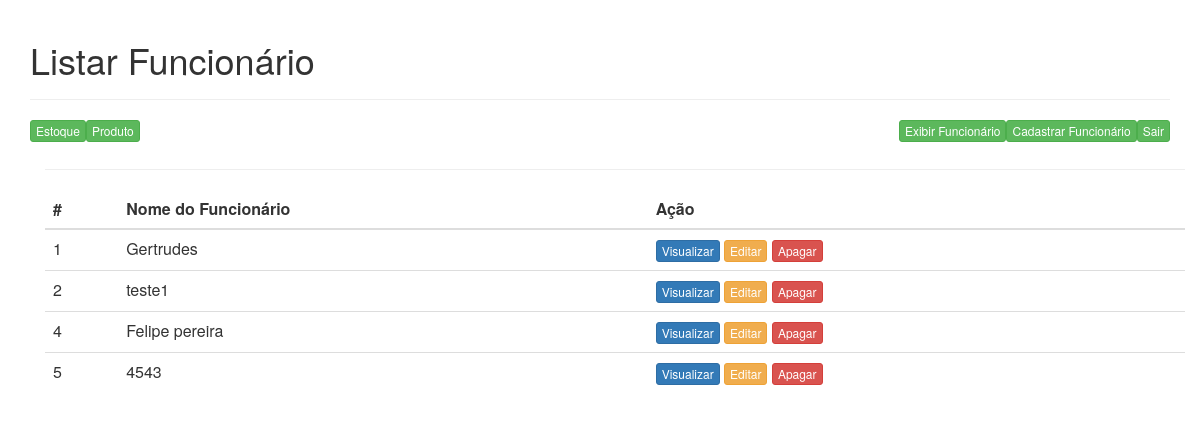
Screenshot of /funcionario.php (signed in) with the database file from the repository.
### tables this page shows
CREATE TABLE `usuario` (
  `id` int(11) NOT NULL,
  `email` varchar(30) NOT NULL,
  `senha` varchar(20) NOT NULL,
  `permissao` tinyint(1) NOT NULL,
  `cpf` varchar(20) NOT NULL,
  `foto` varchar(50) NOT NULL,
  `fk_cargo` int(11) NOT NULL,
  `nome` varchar(30) NOT NULL
);

### funcionario.php (the view, shortened to what this page needs)
<?php
	include_once("conexao.php");
	$result_funcionarios = "SELECT * FROM usuario";
	$resultado_funcionario = mysqli_query($conn, $result_funcionarios);
?>
<!DOCTYPE html>
<?php if($_SESSION['log'] == "logado"){?>
	<html lang="pt-br">
		<head>
			<link href="css/bootstrap.min.css" rel="stylesheet">
		</head>
		<body>
		<div class="container theme-showcase" role="main">
			<div class="page-header">
				<h1>Listar Funcionário</h1>
			</div>
			<div class="pull-right">
				<a href="http://localhost/estock-master/sair.php"><button type="button" class="btn btn-xs btn-success" data-toggle="modal" data-target="#myModalcad">Sair</button></a>
			</div>
			<div class="pull-left">
					<a href="http://localhost/estock-master/Estoque.php"><button type="button" class="btn btn-xs btn-success" data-toggle="modal" data-target="#myModalcad">Estoque</button></a>
			</div>
			<?php
            if($_SESSION['permissao']=="1"){?>
                <div class="pull-left">
					<a href="http://localhost/estock-master/index.php"><button type="button" class="btn btn-xs btn-success" data-toggle="modal" >Produto</button></a>
			    </div>
				<div class="pull-right">
					<button type="button" class="btn btn-xs btn-success" data-toggle="modal" data-target="#myModalCadFunc">Cadastrar Funcionário</button>
				</div>
				<div class="pull-right">
					<button type="button" class="btn btn-xs btn-success" data-toggle="modal" data-target="#myModalReadFunc">Exibir Funcionário</button>
				</div>
			<?php } ?>
			<div class="container theme-showcase" role="main">
				<div class="page-header">
				</div>
				<div class="row">
					<div class="col-md-12">
						<table class="table">
							<thead>
								<tr>
									<th>#</th>
									<th>Nome do Funcionário</th>
									<th>Ação</th>
								</tr>
							</thead>
							<tbody>
								<?php while($rows_funcionario = mysqli_fetch_assoc($resultado_funcionario)){ ?>
									<tr>
										<td><?php echo $rows_funcionario['id']; ?></td>
										<td><?php echo $rows_funcionario['nome']; ?></td>
										<td>
											<button type="button" class="btn btn-xs btn-primary" data-toggle="modal" data-target="#ModalShowFunc<?php echo $rows_funcionario['id']; ?>">Visualizar</button>
											<?php if($_SESSION['permissao']=="1"){?>
											<button type="button" class="btn btn-xs btn-warning" data-toggle="modal" data-target="#exampleModalFunc<?php echo $rows_funcionario['id']; ?>" >Editar</button>
											<button type="button" class="btn btn-xs btn-danger"  data-toggle="modal" data-target="#myModalDelFunc<?php echo $rows_funcionario['id']; ?>" data-whatever="<?php echo $rows_produto['id']; ?>">Apagar</button>
											<?php } ?>
										</td>
                                    </tr>
								<?php } ?>
							</tbody>
						</table>
					</div>
				</div>
			</div>
	</body>
	</html>
	<?php }else{
		header("Location: form_login.php");
	}?>

### rows the page displays
usuario: id "1", nome "Gertrudes"
usuario: id "2", nome "teste1"
usuario: id "4", nome "Felipe pereira"
usuario: id "5", nome "4543"
